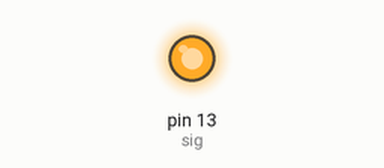
Bench run of a sketch on a simulated Arduino Uno, built with avr-gcc and run on an emulated ATmega328P. On the bench: output pins drawn as LEDs (lit = HIGH). What the sketch prints to the serial monitor is not drawn.

Above: at 0.2 s.
At 32.6 s:
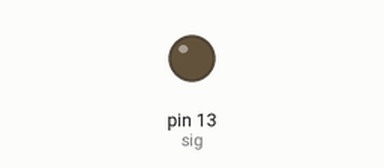
Timing chart, 0 to 36.4 s (numbered marks = the images above):
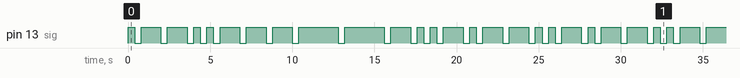

The sketch:

smashing_allis_trug1.ino
```cpp
typedef struct {
  char* letter;
  char* symbol;
} symLookup;

const symLookup morseCode[27] {
  {"a", ".-"},
  {"b", "-..."},
  {"c", "-.-."},
  {"d", "-.."},
  {"e", "."},
  {"f", "..-."},
  {"g", "-.-."},
  {"h", "...."},
  {"i", ".."},
  {"j", ".---"},
  {"k", "-.-"},
  {"l", ".-.."},
  {"m", "--"},
  {"n", "-."},
  {"o", "---"},
  {"p", ".--."},
  {"q", "--.-"},
  {"r", ".-."},
  {"s", "..."},
  {"t", "-"},
  {"u", "..-"},
  {"v", "...-"},
  {"w", ".--"},
  {"x", "-..-"},
  {"y", "-.--"},
  {"z", "--.."},
  {" ", "     "},
};


int unit = 400;
int dot = unit;
int dash = 3*unit;
int symbol = unit;
int letter = 2*unit;
int space = 6*unit;

char name[] = "adam carter";
int sig = 13;
char* symbols;

void setup()
{
  Serial.begin(9600);
  Serial.println("Starting ...");
  pinMode(sig, OUTPUT);
  Serial.println("init complete");
}

char* getSymbolFromLetter(char letter){
  //I made a hash map
  for (int i = 0; i < sizeof(morseCode); i++){
    if(letter == morseCode[i].letter[0]){
      Serial.print(letter);
      return morseCode[i].symbol;
    }
  }
  return 0;
}

/**
 void beep will flash a light for a defined period of time and then
 turn the light off. It will then delay for one time u nit.
*/
void beep(int d){
  digitalWrite(sig, HIGH);
  delay(d);
  digitalWrite(sig, LOW);
  delay(symbol);
}

void sendWord(char n[], int size){
  //At first glance you would think I could use
  //sizeof(name) but I can't.
  //This is due to how C++ passes references to items

  for (int i = 0; i<size;i++){
    // for every character in the name
    symbols = getSymbolFromLetter(n[i]); // get thet symbol
    Serial.println(symbols); //write them for us to see

    for (int j = 0; j < sizeof(symbols); j++){ // for every symbol
      if (symbols[j] == '-'){
        beep(dash);
      } else if (symbols[j] == '.'){
        beep(dot);
      } else if (symbols[j] == ' '){
        beep(space);
      }
    }
  }
}

void loop()
{
  int nameSize = sizeof(name);
  /*
    I need to pass both the name and it's size to my helper function
    because C++ is anti social
  */
  sendWord(name, nameSize);

}
```

Measured:
- by itself, pin 13 (sig): moves between LOW and HIGH, repeating every 28.0 s
- by itself, everything shown: repeats every 28.0 s, in 40 steps
